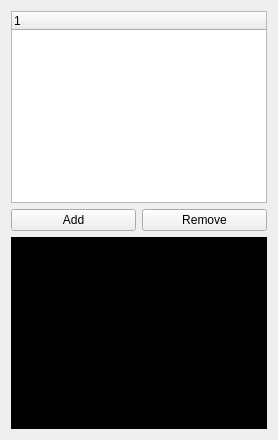
          <widget class="QWidget" name="tab_4">
           <attribute name="title">
            <string>快捷指令</string>
           </attribute>
           <layout class="QVBoxLayout" name="verticalLayout_18">
            <item>
             <layout class="QVBoxLayout" name="verticalLayout_17">
              <item>
               <widget class="QTreeWidget" name="treeWidget_quick_cmd">
                <property name="maximumSize">
                 <size>
                  <width>16777215</width>
                  <height>300</height>
                 </size>
                </property>
                <attribute name="headerMinimumSectionSize">
                 <number>160</number>
                </attribute>
                <attribute name="headerDefaultSectionSize">
                 <number>160</number>
                </attribute>
                <column>
                 <property name="text">
                  <string notr="true">1</string>
                 </property>
                </column>
               </widget>
              </item>
              <item>
               <layout class="QHBoxLayout" name="horizontalLayout_13">
                <item>
                 <widget class="QPushButton" name="quick_cmd_add_btn">
                  <property name="text">
                   <string>Add</string>
                  </property>
                 </widget>
                </item>
                <item>
                 <widget class="QPushButton" name="quick_cmd_remove_btn">
                  <property name="text">
                   <string>Remove</string>
                  </property>
                 </widget>
                </item>
               </layout>
              </item>
              <item>
               <widget class="QTextEdit" name="cmd_output">
                <property name="maximumSize">
                 <size>
                  <width>16777215</width>
                  <height>300</height>
                 </size>
                </property>
                <property name="styleSheet">
                 <string notr="true">background-color:rgb(0, 0, 0);
color:rgb(238, 238, 236);</string>
                </property>
                <property name="html">
                 <string>&lt;!DOCTYPE HTML PUBLIC &quot;-//W3C//DTD HTML 4.0//EN&quot; &quot;http://www.w3.org/TR/REC-html40/strict.dtd&quot;&gt;
&lt;html&gt;&lt;head&gt;&lt;meta name=&quot;qrichtext&quot; content=&quot;1&quot; /&gt;&lt;style type=&quot;text/css&quot;&gt;
p, li { white-space: pre-wrap; }
&lt;/style&gt;&lt;/head&gt;&lt;body style=&quot; font-family:'Ubuntu'; font-size:11pt; font-weight:400; font-style:normal;&quot;&gt;
&lt;p style=&quot;-qt-paragraph-type:empty; margin-top:0px; margin-bottom:0px; margin-left:0px; margin-right:0px; -qt-block-indent:0; text-indent:0px;&quot;&gt;&lt;br /&gt;&lt;/p&gt;&lt;/body&gt;&lt;/html&gt;</string>
                </property>
               </widget>
              </item>
             </layout>
            </item>
           </layout>
          </widget>
